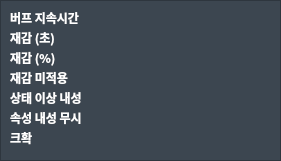
     <widget class="QFrame" name="frame_stat_main2">
      <property name="geometry">
       <rect>
        <x>280</x>
        <y>200</y>
        <width>281</width>
        <height>161</height>
       </rect>
      </property>
      <property name="styleSheet">
       <string notr="true">background-color: rgb(60, 70, 80);</string>
      </property>
      <property name="frameShape">
       <enum>QFrame::StyledPanel</enum>
      </property>
      <property name="frameShadow">
       <enum>QFrame::Raised</enum>
      </property>
      <widget class="QLabel" name="lb_c_buf">
       <property name="geometry">
        <rect>
         <x>10</x>
         <y>10</y>
         <width>261</width>
         <height>16</height>
        </rect>
       </property>
       <property name="font">
        <font>
         <family>메이플스토리</family>
         <weight>75</weight>
         <bold>true</bold>
        </font>
       </property>
       <property name="styleSheet">
        <string notr="true">background-color: rgba(255, 255, 255, 0);
color: rgb(255, 255, 255);</string>
       </property>
       <property name="text">
        <string>버프 지속시간</string>
       </property>
       <property name="alignment">
        <set>Qt::AlignLeading|Qt::AlignLeft|Qt::AlignVCenter</set>
       </property>
      </widget>
      <widget class="QLabel" name="lb_c_resec">
       <property name="geometry">
        <rect>
         <x>10</x>
         <y>30</y>
         <width>261</width>
         <height>16</height>
        </rect>
       </property>
       <property name="font">
        <font>
         <family>메이플스토리</family>
         <weight>75</weight>
         <bold>true</bold>
        </font>
       </property>
       <property name="styleSheet">
        <string notr="true">background-color: rgba(255, 255, 255, 0);
color: rgb(255, 255, 255);</string>
       </property>
       <property name="text">
        <string>재감 (초)</string>
       </property>
       <property name="alignment">
        <set>Qt::AlignLeading|Qt::AlignLeft|Qt::AlignVCenter</set>
       </property>
      </widget>
      <widget class="QLabel" name="lb_c_reper">
       <property name="geometry">
        <rect>
         <x>10</x>
         <y>50</y>
         <width>261</width>
         <height>16</height>
        </rect>
       </property>
       <property name="font">
        <font>
         <family>메이플스토리</family>
         <weight>75</weight>
         <bold>true</bold>
        </font>
       </property>
       <property name="styleSheet">
        <string notr="true">background-color: rgba(255, 255, 255, 0);
color: rgb(255, 255, 255);</string>
       </property>
       <property name="text">
        <string>재감 (%)</string>
       </property>
       <property name="alignment">
        <set>Qt::AlignLeading|Qt::AlignLeft|Qt::AlignVCenter</set>
       </property>
      </widget>
      <widget class="QLabel" name="lb_c_renon">
       <property name="geometry">
        <rect>
         <x>10</x>
         <y>70</y>
         <width>261</width>
         <height>16</height>
        </rect>
       </property>
       <property name="font">
        <font>
         <family>메이플스토리</family>
         <weight>75</weight>
         <bold>true</bold>
        </font>
       </property>
       <property name="styleSheet">
        <string notr="true">background-color: rgba(255, 255, 255, 0);
color: rgb(255, 255, 255);</string>
       </property>
       <property name="text">
        <string>재감 미적용</string>
       </property>
       <property name="alignment">
        <set>Qt::AlignLeading|Qt::AlignLeft|Qt::AlignVCenter</set>
       </property>
      </widget>
      <widget class="QLabel" name="lb_c_sdef">
       <property name="geometry">
        <rect>
         <x>10</x>
         <y>90</y>
         <width>261</width>
         <height>16</height>
        </rect>
       </property>
       <property name="font">
        <font>
         <family>메이플스토리</family>
         <weight>75</weight>
         <bold>true</bold>
        </font>
       </property>
       <property name="styleSheet">
        <string notr="true">background-color: rgba(255, 255, 255, 0);
color: rgb(255, 255, 255);</string>
       </property>
       <property name="text">
        <string>상태 이상 내성</string>
       </property>
       <property name="alignment">
        <set>Qt::AlignLeading|Qt::AlignLeft|Qt::AlignVCenter</set>
       </property>
      </widget>
      <widget class="QLabel" name="lb_c_elmig">
       <property name="geometry">
        <rect>
         <x>10</x>
         <y>110</y>
         <width>261</width>
         <height>16</height>
        </rect>
       </property>
       <property name="font">
        <font>
         <family>메이플스토리</family>
         <weight>75</weight>
         <bold>true</bold>
        </font>
       </property>
       <property name="styleSheet">
        <string notr="true">background-color: rgba(255, 255, 255, 0);
color: rgb(255, 255, 255);</string>
       </property>
       <property name="text">
        <string>속성 내성 무시</string>
       </property>
       <property name="alignment">
        <set>Qt::AlignLeading|Qt::AlignLeft|Qt::AlignVCenter</set>
       </property>
      </widget>
      <widget class="QLabel" name="lb_c_crper">
       <property name="geometry">
        <rect>
         <x>10</x>
         <y>130</y>
         <width>261</width>
         <height>16</height>
        </rect>
       </property>
       <property name="font">
        <font>
         <family>메이플스토리</family>
         <weight>75</weight>
         <bold>true</bold>
        </font>
       </property>
       <property name="styleSheet">
        <string notr="true">background-color: rgba(255, 255, 255, 0);
color: rgb(255, 255, 255);</string>
       </property>
       <property name="text">
        <string>크확</string>
       </property>
       <property name="alignment">
        <set>Qt::AlignLeading|Qt::AlignLeft|Qt::AlignVCenter</set>
       </property>
      </widget>
     </widget>
